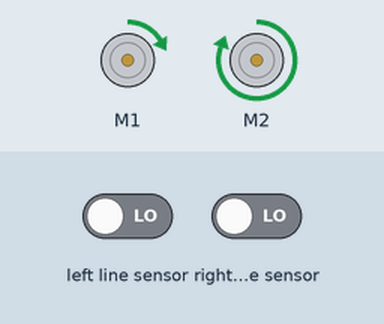
Recording of a program running on a simulated BBC micro:bit (MakeCode). Shown: 2 × DC motor (green arrow = forward, orange = backward, longer = faster). The test bench sets the inputs (shaded band); at power-on: left line sensor LOW, right line sensor LOW.

Above: at 1.2 s.
1.3 s: left line sensor driven HIGH
At 2.5 s:
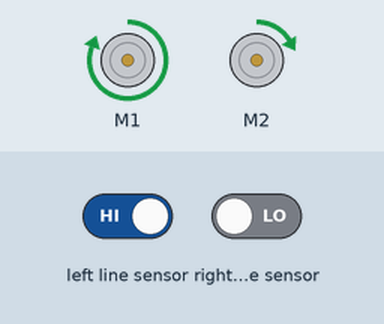
2.8 s: left line sensor driven LOW
At 3.7 s:
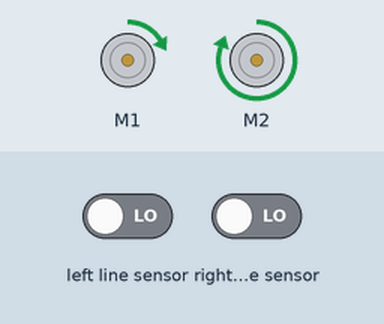
4.3 s: right line sensor driven HIGH
At 5.4 s:
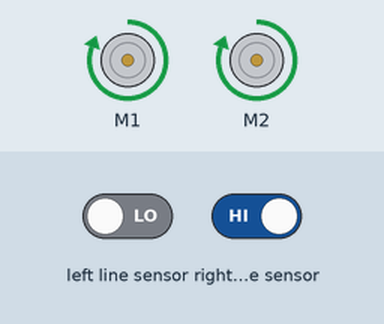
5.8 s: right line sensor driven LOW
At 6.3 s:
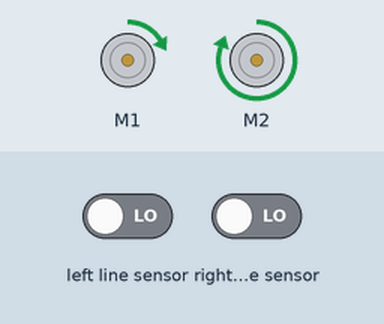
Timing chart, 0 to 8.3 s (numbered marks = the images above; inputs shaded):
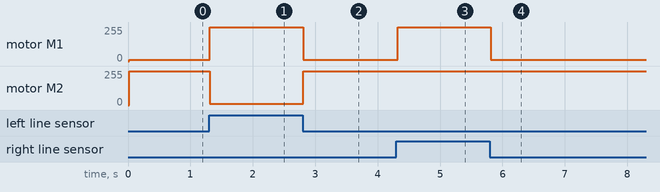

The program:

main.ts
```typescript
let Droite = 0
let Gauche = 0
basic.forever(function () {
    Droite = maqueen.readPatrol(maqueen.Patrol.PatrolRight)
    Gauche = maqueen.readPatrol(maqueen.Patrol.PatrolLeft)
    if (Gauche == 1) {
        maqueen.motorRun(maqueen.Motors.M1, maqueen.Dir.CW, 255)
        maqueen.motorRun(maqueen.Motors.M2, maqueen.Dir.CW, 10)
    } else if (Droite < 1) {
        maqueen.motorRun(maqueen.Motors.M1, maqueen.Dir.CW, 10)
        maqueen.motorRun(maqueen.Motors.M2, maqueen.Dir.CW, 255)
    } else {
        maqueen.motorRun(maqueen.Motors.M1, maqueen.Dir.CW, 255)
        maqueen.motorRun(maqueen.Motors.M2, maqueen.Dir.CW, 255)
    }
})
```

test.ts
```typescript
// les tests vont ici ; cela ne sera pas compilé si ce paquet est utilisé en tant qu'extension.
```

Measured:
- after the input at 1.3 s, motor M1: forward 10/255 → forward 255/255 at once; motor M2: forward 255/255 → forward 10/255 at once
- after the input at 2.8 s, motor M1: forward 255/255 → forward 10/255 at once; motor M2: forward 10/255 → forward 255/255 at once
- after the input at 4.3 s, motor M1: forward 10/255 → forward 255/255 at once
- after the input at 5.8 s, motor M1: forward 255/255 → forward 10/255 at once
